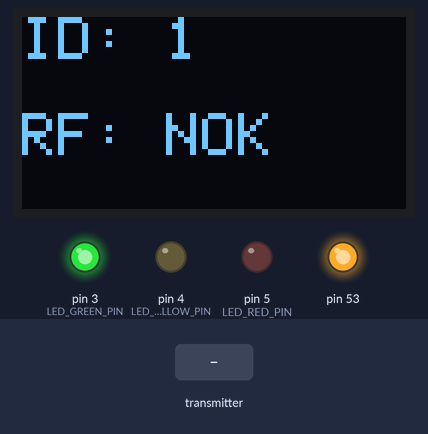
This sketch was run on a simulated Arduino Mega 2560, built with avr-gcc and run on an emulated ATmega2560. On the bench: 128×64 one-colour display, output pins drawn as LEDs (lit = HIGH). The test bench sets the inputs (shaded band). Storage starts empty; no radio packets arrive unless stated; pins used as bus, display or sensor lines are not drawn; what the sketch prints to the serial monitor is not drawn.

Above: at 1.3 s.
1.4 s: the transmitter starts sending id = 0
2.9 s: the transmitter starts sending ax = 1023
At 5.7 s:
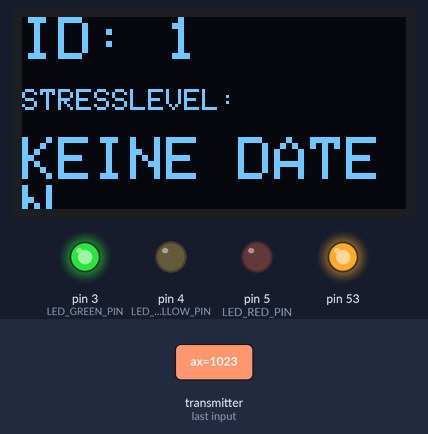
5.9 s: the transmitter starts sending ay = 1023
8.9 s: the transmitter starts sending ay = 512
At 11.1 s:
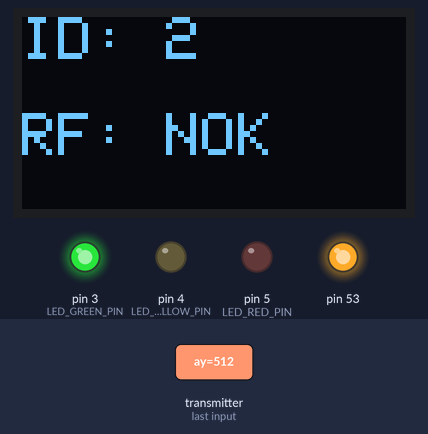
Timing chart, 0 to 12.6 s (numbered marks = the images above; inputs shaded):
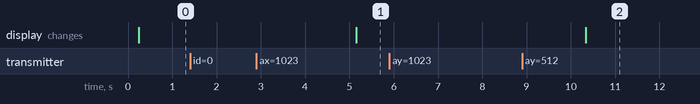

The sketch:

Basis_mit_SD.ino
```cpp
#include <SPI.h>
#include <nRF24L01.h>
#include <RF24.h>
#include <SD.h>
#include <Wire.h>
#include <Adafruit_GFX.h>
#include <Adafruit_SSD1306.h>

RF24 radio(9, 10);                  // CE, CSN
const byte address[6] = "NOD01";

// ---------------- SD ----------------
const uint8_t SD_CS_PIN = 8;        // SD-CS an D8
bool sdOk = false;
File logFile;

// ---------------- Ampel ----------------
const uint8_t LED_RED_PIN    = 5;
const uint8_t LED_YELLOW_PIN = 4;
const uint8_t LED_GREEN_PIN  = 3;

// ---------------- Payload ----------------
struct Payload {
  uint8_t id;
  int16_t ax, ay, az;
  int16_t gx, gy, gz;
  int16_t pitch, roll, yaw;  // *100
} rx;

// --- OLED Setup ---
#define SCREEN_WIDTH 128
#define SCREEN_HEIGHT 64
#define OLED_RESET    -1
Adafruit_SSD1306 display(SCREEN_WIDTH, SCREEN_HEIGHT, &Wire, OLED_RESET);

// Anzahl der erwarteten Sender
const uint8_t NUM_NODES = 3;   // IDs: 1, 2, 3

// Letzte Empfangszeit pro ID (Index = ID)
unsigned long lastSeen[NUM_NODES + 1];  // Index 0 ungenutzt

// Letzter Payload pro ID (Index = ID)
Payload lastPayload[NUM_NODES + 1];

// Timeout, ab wann ein Sender als NOK gilt
const unsigned long RF_TIMEOUT = 300;   // ms ohne Paket => RF: NOK

// Anzeige-Steuerung
uint8_t currentNode = 1;
unsigned long lastPhaseSwitch = 0;
const unsigned long PHASE_HOLD_TIME = 5000;  // 5 Sekunden pro Phase

// Phase 0 = RF-Status, Phase 1 = Stresslevel
uint8_t currentPhase = 0;

// --------------------------------------------------
// Stress-Grenzwerte Phase B (Inspire Living Lab UMM)
// 0 = nicht gestresst
// 2 = leicht belastet
// 4 = leicht gestresst
// 8 = (stark) gestresst
// --------------------------------------------------

// Stresslevel 0
const int16_t GX_0_MIN = -4;   // aus -3.75 gerundet
const int16_t GX_0_MAX =  7;   // aus  7.25 gerundet
const int16_t GY_0_MIN = -6;   // aus -5.5 gerundet
const int16_t GY_0_MAX =  9;
const int16_t GZ_0_MIN = -7;   // aus -6.5 gerundet
const int16_t GZ_0_MAX =  4;

// Stresslevel 2
const int16_t GX_2_MIN = -31;
const int16_t GX_2_MAX =  24;  // aus 24.2 gerundet
const int16_t GY_2_MIN = -67;
const int16_t GY_2_MAX =  76;  // aus 75.8 gerundet
const int16_t GZ_2_MIN = -18;
const int16_t GZ_2_MAX =  19;  // aus 18.6 gerundet

// Stresslevel 4
const int16_t GX_4_MIN = -58;  // aus -58.25 gerundet
const int16_t GX_4_MAX =  41;  // aus 41.15 gerundet
const int16_t GY_4_MIN = -129; // aus -128.9 gerundet
const int16_t GY_4_MAX =  143; // aus 142.6 gerundet
const int16_t GZ_4_MIN = -30;  // aus -29.5 gerundet
const int16_t GZ_4_MAX =  33;  // aus 33.2 gerundet

// Stresslevel 8
const int16_t GX_8_MIN = -113; // aus -112.75 gerundet
const int16_t GX_8_MAX =   75; // aus 75.05 gerundet
const int16_t GY_8_MIN = -252; // aus -252.3 gerundet
const int16_t GY_8_MAX =  276; // aus 276.2 gerundet
const int16_t GZ_8_MIN =  -53; // aus -52.5 gerundet
const int16_t GZ_8_MAX =   62; // aus 62.4 gerundet

// Stress-Level Enum
enum StressLevel : uint8_t {
  STRESS_0_NICHT          = 0,
  STRESS_2_LEICHT_BELASTET = 1,
  STRESS_4_LEICHT_GESTRESST = 2,
  STRESS_8_GESTRESST      = 3
};

bool initSD() {
  pinMode(SD_CS_PIN, OUTPUT);
  digitalWrite(SD_CS_PIN, HIGH);

  // WICHTIG für Mega: Hardware-SS als Output
  pinMode(53, OUTPUT);
  digitalWrite(53, HIGH);

  if (!SD.begin(SD_CS_PIN)) {
    Serial.println(F("SD-Init fehlgeschlagen!"));
    return false;
  }

  Serial.println(F("SD-Karte bereit."));

  bool writeHeader = !SD.exists("log.csv");

  logFile = SD.open("log.csv", FILE_WRITE);
  if (!logFile) {
    Serial.println(F("Konnte log.csv nicht oeffnen!"));
    return false;
  }

  if (writeHeader) {
    logFile.println(F("millis,id,rf,stress,ax,ay,az,gx,gy,gz,pitch,roll,yaw"));
    logFile.flush();
  }

  logFile.close();
  return true;
}

// Klassifikation für eine Achse nach 4 Stufen
StressLevel classifyAxis(int16_t value,
                         int16_t l0Min, int16_t l0Max,
                         int16_t l2Min, int16_t l2Max,
                         int16_t l4Min, int16_t l4Max,
                         int16_t l8Min, int16_t l8Max)
{
  if (value >= l0Min && value <= l0Max) {
    return STRESS_0_NICHT;
  }

  if (value >= l2Min && value <= l2Max) {
    return STRESS_2_LEICHT_BELASTET;
  }

  if (value >= l4Min && value <= l4Max) {
    return STRESS_4_LEICHT_GESTRESST;
  }

  if (value >= l8Min && value <= l8Max) {
    return STRESS_8_GESTRESST;
  }

  // Alles außerhalb des 8er Bereichs wird als stark gestresst gewertet
  return STRESS_8_GESTRESST;
}

// Kombiniere Gx, Gy, Gz zu einem Gesamt-Stresslevel
StressLevel calcOverallStress(const Payload &p) {
  StressLevel gxLvl = classifyAxis(p.gx,
                                   GX_0_MIN, GX_0_MAX,
                                   GX_2_MIN, GX_2_MAX,
                                   GX_4_MIN, GX_4_MAX,
                                   GX_8_MIN, GX_8_MAX);

  StressLevel gyLvl = classifyAxis(p.gy,
                                   GY_0_MIN, GY_0_MAX,
                                   GY_2_MIN, GY_2_MAX,
                                   GY_4_MIN, GY_4_MAX,
                                   GY_8_MIN, GY_8_MAX);

  StressLevel gzLvl = classifyAxis(p.gz,
                                   GZ_0_MIN, GZ_0_MAX,
                                   GZ_2_MIN, GZ_2_MAX,
                                   GZ_4_MIN, GZ_4_MAX,
                                   GZ_8_MIN, GZ_8_MAX);

  // Höchstes Stresslevel gewinnt
  StressLevel overall = gxLvl;
  if (gyLvl > overall) overall = gyLvl;
  if (gzLvl > overall) overall = gzLvl;

  return overall;
}

const __FlashStringHelper* stressToText(StressLevel lvl) {
  switch (lvl) {
    case STRESS_0_NICHT:             return F("NICHT");
    case STRESS_2_LEICHT_BELASTET:   return F("BELASTET");
    case STRESS_4_LEICHT_GESTRESST:  return F("LEICHT GESTR.");
    case STRESS_8_GESTRESST:         return F("GESTRESST");
    default:                         return F("?");
  }
}

void updateTrafficLight() {
  uint8_t stressedCount = 0;
  uint8_t lightStressedCount = 0;
  uint8_t burdenedCount = 0;

  for (uint8_t id = 1; id <= NUM_NODES; id++) {
    if (lastSeen[id] > 0) {
      StressLevel lvl = calcOverallStress(lastPayload[id]);

      if (lvl == STRESS_8_GESTRESST) {
        stressedCount++;
      } else if (lvl == STRESS_4_LEICHT_GESTRESST) {
        lightStressedCount++;
      } else if (lvl == STRESS_2_LEICHT_BELASTET) {
        burdenedCount++;
      }
    }
  }

  digitalWrite(LED_RED_PIN, LOW);
  digitalWrite(LED_YELLOW_PIN, LOW);
  digitalWrite(LED_GREEN_PIN, LOW);

  // Rot: mindestens 2 stark gestresst ODER 1 stark + 1 leicht gestresst
  if (stressedCount >= 2 || (stressedCount >= 1 && lightStressedCount >= 1)) {
    digitalWrite(LED_RED_PIN, HIGH);
  }
  // Gelb: mindestens 1 stark gestresst ODER 2 leicht gestresst ODER mehrere belastet
  else if (stressedCount >= 1 || lightStressedCount >= 2 || burdenedCount >= 2) {
    digitalWrite(LED_YELLOW_PIN, HIGH);
  }
  // Sonst grün
  else {
    digitalWrite(LED_GREEN_PIN, HIGH);
  }
}

void logToSD(uint8_t id, bool rf_ok, const Payload &p) {
  if (!sdOk) return;

  logFile = SD.open("log.csv", FILE_WRITE);
  if (!logFile) {
    Serial.println(F("Fehler: log.csv konnte nicht geoeffnet werden"));
    return;
  }

  StressLevel lvl = calcOverallStress(p);

  logFile.print(millis());
  logFile.print(',');

  logFile.print(id);
  logFile.print(',');

  logFile.print(rf_ok ? F("OK") : F("NOK"));
  logFile.print(',');

  logFile.print(stressToText(lvl));
  logFile.print(',');

  logFile.print(p.ax);    logFile.print(',');
  logFile.print(p.ay);    logFile.print(',');
  logFile.print(p.az);    logFile.print(',');
  logFile.print(p.gx);    logFile.print(',');
  logFile.print(p.gy);    logFile.print(',');
  logFile.print(p.gz);    logFile.print(',');
  logFile.print(p.pitch); logFile.print(',');
  logFile.print(p.roll);  logFile.print(',');
  logFile.println(p.yaw);

  logFile.flush();
  logFile.close();
}

void sendCSV(uint8_t id, bool rf_ok, const Payload &rx) {
  StressLevel lvl = calcOverallStress(rx);

  Serial.print(id); Serial.print(",");
  Serial.print(rf_ok ? "OK" : "NOK"); Serial.print(",");
  Serial.print(stressToText(lvl)); Serial.print(",");
  Serial.print(rx.ax); Serial.print(",");
  Serial.print(rx.ay); Serial.print(",");
  Serial.print(rx.az); Serial.print(",");
  Serial.print(rx.gx); Serial.print(",");
  Serial.print(rx.gy); Serial.print(",");
  Serial.print(rx.gz); Serial.print(",");
  Serial.print(rx.pitch); Serial.print(",");
  Serial.print(rx.roll); Serial.print(",");
  Serial.println(rx.yaw);
}

void showRFStatusOnOLED(uint8_t id, bool rf_ok) {
  display.clearDisplay();
  display.setTextColor(SSD1306_WHITE);

  display.setTextSize(2);
  display.setCursor(0, 0);
  display.print(F("ID: "));
  display.println(id);

  display.setTextSize(2);
  display.setCursor(0, 32);
  display.print(F("RF: "));
  if (rf_ok) {
    display.print(F("OK"));
  } else {
    display.print(F("NOK"));
  }

  display.display();
}

void showStressOnOLED(uint8_t id, bool hasData, const Payload &p) {
  display.clearDisplay();
  display.setTextColor(SSD1306_WHITE);

  display.setTextSize(2);
  display.setCursor(0, 0);
  display.print(F("ID: "));
  display.println(id);

  display.setTextSize(1);
  display.setCursor(0, 24);
  display.println(F("STRESSLEVEL:"));

  display.setTextSize(2);
  display.setCursor(0, 40);

  if (!hasData) {
    display.print(F("KEINE DATEN"));
  } else {
    StressLevel lvl = calcOverallStress(p);
    display.print(stressToText(lvl));
  }

  display.display();
}

void setup() {
  Serial.begin(115200);

  // WICHTIG für Mega-SPI
  pinMode(53, OUTPUT);
  digitalWrite(53, HIGH);

  // Optional: SPI-Teilnehmer erstmal deaktivieren
  pinMode(8, OUTPUT);   // SD CS
  digitalWrite(8, HIGH);

  pinMode(10, OUTPUT);  // nRF24 CSN
  digitalWrite(10, HIGH);

  pinMode(9, OUTPUT);   // nRF24 CE
  digitalWrite(9, LOW);

  // --- Ampel Pins ---
  pinMode(LED_RED_PIN, OUTPUT);
  pinMode(LED_YELLOW_PIN, OUTPUT);
  pinMode(LED_GREEN_PIN, OUTPUT);

  digitalWrite(LED_RED_PIN, LOW);
  digitalWrite(LED_YELLOW_PIN, LOW);
  digitalWrite(LED_GREEN_PIN, HIGH);

  // --- OLED initialisieren ---
  if (!display.begin(SSD1306_SWITCHCAPVCC, 0x3C)) {
    Serial.println(F("OLED nicht gefunden!"));
  } else {
    display.clearDisplay();
    display.setTextSize(1);
    display.setTextColor(SSD1306_WHITE);
    display.setCursor(0, 0);
    display.println(F("MEGA-Empfaenger"));
    display.println(F("Init RF24 + SD..."));
    display.display();
  }

  // Arrays initialisieren
  for (uint8_t i = 0; i <= NUM_NODES; i++) {
    lastSeen[i] = 0;
  }

  // --- SD initialisieren ---
  sdOk = initSD();

  // --- nRF24 ---
  radio.begin();
  radio.setAutoAck(false);
  radio.setRetries(0, 0);
  radio.setPALevel(RF24_PA_LOW);
  radio.setDataRate(RF24_250KBPS);
  radio.setChannel(90);
  radio.openReadingPipe(0, address);
  radio.startListening();

  Serial.println(F("MEGA-Empfaenger bereit. Warte auf Daten..."));

  currentNode = 1;
  currentPhase = 0;
  lastPhaseSwitch = millis();
}

void loop() {
  unsigned long now = millis();

  // --- Pakete empfangen & lastSeen / lastPayload updaten ---
  while (radio.available()) {
    radio.read(&rx, sizeof(rx));

    if (rx.id >= 1 && rx.id <= NUM_NODES) {
      lastSeen[rx.id] = now;
      lastPayload[rx.id] = rx;
    }

    Serial.print(F("Von ID "));
    Serial.print(rx.id);

    Serial.print(F(" | AX: ")); Serial.print(rx.ax);
    Serial.print(F(" AY: "));  Serial.print(rx.ay);
    Serial.print(F(" AZ: "));  Serial.print(rx.az);

    Serial.print(F("  GX: ")); Serial.print(rx.gx);
    Serial.print(F(" GY: "));  Serial.print(rx.gy);
    Serial.print(F(" GZ: "));  Serial.print(rx.gz);

    Serial.print(F("  Pitch: ")); Serial.print(rx.pitch / 100.0f);
    Serial.print(F("  Roll: "));  Serial.print(rx.roll  / 100.0f);
    Serial.print(F("  Yaw: "));   Serial.println(rx.yaw  / 100.0f);

    sendCSV(rx.id, true, rx);
    logToSD(rx.id, true, rx);
  }

  // --- Phasenwechsel: 5s RF, 5s Stress ---
  if (now - lastPhaseSwitch >= PHASE_HOLD_TIME) {
    lastPhaseSwitch = now;
    currentPhase++;

    if (currentPhase > 1) {
      currentPhase = 0;
      currentNode++;
      if (currentNode > NUM_NODES) {
        currentNode = 1;
      }
    }
  }

  // --- RF-Status für aktuell angezeigten Sender bestimmen ---
  bool rf_ok = false;
  bool hasData = false;

  if (currentNode >= 1 && currentNode <= NUM_NODES) {
    if (lastSeen[currentNode] > 0 && (now - lastSeen[currentNode] <= RF_TIMEOUT)) {
      rf_ok = true;
      hasData = true;
    } else if (lastSeen[currentNode] > 0) {
      hasData = true;
      rf_ok = false;
    } else {
      hasData = false;
      rf_ok = false;
    }
  }

  // --- Anzeige aktualisieren ---
  static unsigned long lastDisplayUpdate = 0;
  if (now - lastDisplayUpdate > 200) {
    if (currentPhase == 0) {
      showRFStatusOnOLED(currentNode, rf_ok);
    } else {
      showStressOnOLED(currentNode, hasData, lastPayload[currentNode]);
    }
    lastDisplayUpdate = now;
  }

  // --- Ampel aktualisieren ---
  updateTrafficLight();

  delay(10);
}
```
